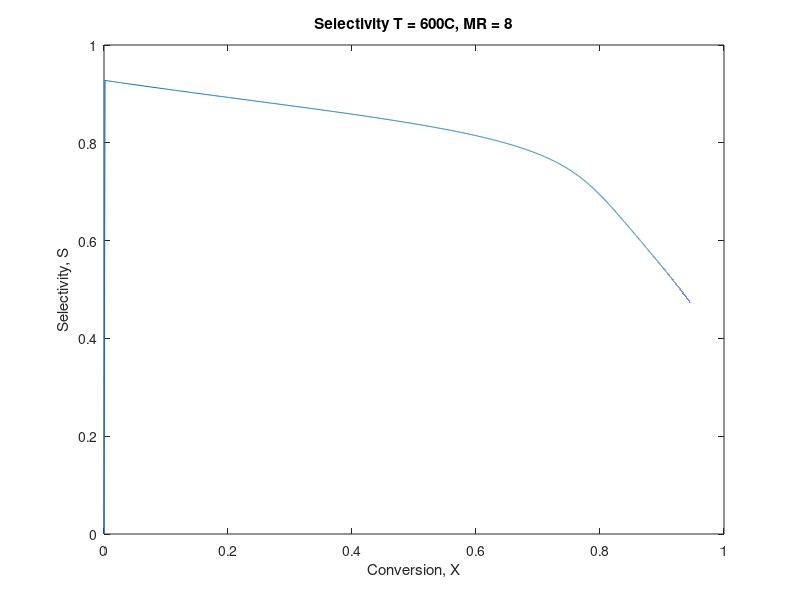
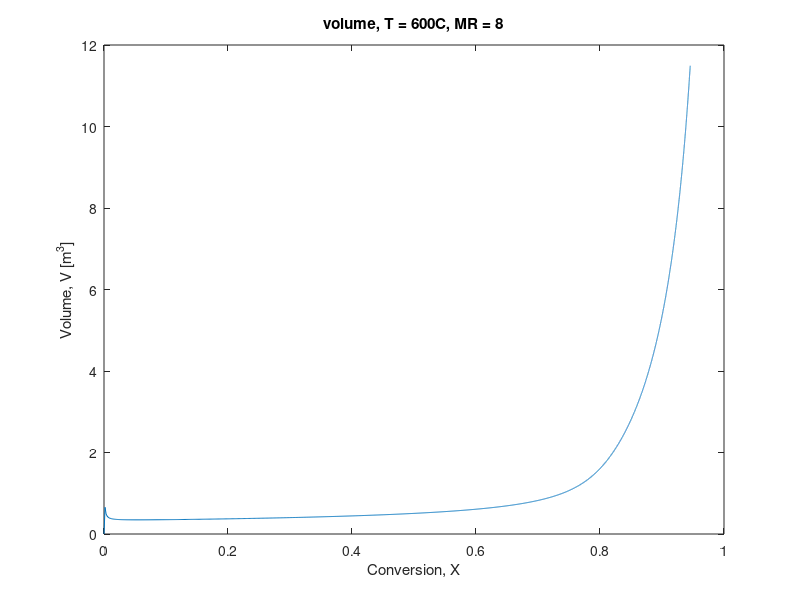

MATLAB code to generate these figures, in order: (Note: this script raises an error after producing the figures.)
clear;
clc;
close all;

% DESCRIPTION -------------------------------------------
% This script is the mainbody of our PFR code. 
% Specifically calculates selectivity vs conversion for PFR reactor
% Then calls functions to calculate volumetric flowrates, tau, molar
% fractions, and economic analysis

% NOTE: most values are outputted in arrays
% -------------------------------------------------------

% ABBREVIATIONS of SPECIES ------------------------------
% ethylbenzene -> eB 
% styrene -> St 
% benzene -> B 
% toulene -> T 
% ethylene -> eN 
% hydrogen -> H2 
% methane -> Me 
% water-> H20
% -------------------------------------------------------

global T MR r R Peb0 Ptot

% Temperature of reactor
T = 600+273; % [kelvin]

% Molar Ratio
MR = 8;   % [steam/feed]

% Gas constants
r = 1.987; % cal/mol K
R = 8.314 * 10^-5; % [m3 bar/K mol]

% Pressure of reactor
Ptot = 2.02; % [bar]

% Initial eb pressure
Peb0 = 1/(1+MR)* Ptot ;

% Initial guess for our inlet
Feb=6; 
Fsteam=Feb*MR*Ptot;

% Density
rho = Ptot/R/T;

% -------------------------------------------------------

%%
global k1 kn1 k2 k3

% Rate constants
k1 = 1.177 * 10^8 * exp(-21708/r/T) ;
kn1 = 20.965 * exp(7804/r/T);
k2 = 9.206 * 10^12 * exp(-45675/r/T) ;
k3 = 4.724 * 10^7 * exp(-18857/r/T) ;

MW_st = 104; % Molecular weight [g/mol]
Pst = 100 * 10^6 / MW_st * 1000; % Product of styrene [mol/yr]
hr_per_yr = 8400; % [hr/yr]
s_per_hr = 3600;

N = 100 ;

% Concentrations of species
Ceb = zeros(N,1);
Cst = Ceb; % mol/m^3
Ch2 = Ceb; % mol/m^3
Cb=Ceb;
Ct=Ceb;
X = Ceb;
s = Ceb;

% Flows in and out
Fin = Ceb;
Fin_tot = Ceb;

q = Ceb;
V = Ceb;


Ceb(1) = (1/(1+MR)) * rho;

% time constant
delta_Tau = 0.00005;

for n = 2:10000
    % CALCULATING CONCENTRATIONS OF EB , ST , H2 ---------------
    Ceb(n) = Ceb(n-1) + delta_Tau * (kn1*R*R*T*T*Cst(n-1)*Ch2(n-1) - k1*R*T*Ceb(n-1) - k2*R*T*Ceb(n-1) - k3*R*R*T*T*Ceb(n-1)*Ch2(n-1));
    Cst(n) = Cst(n-1) + delta_Tau * (k1*R*T*Ceb(n-1) - kn1*R*R*T*T*Cst(n-1)*Ch2(n-1));
    Ch2(n) = Ch2(n-1) + delta_Tau * (k1*R*T*Ceb(n-1) - k3*R*R*T*T*Ceb(n-1)*Ch2(n-1) - kn1*R*R*T*T*Cst(n-1)*Ch2(n-1));
    Cb (n) = Cb (n-1) + delta_Tau * (k2*R*T*Ceb(n-1));
    Ct (n) = Ct (n-1) + delta_Tau * (k3*R*R*T*T*Ceb(n-1)*Ch2(n-1));
    
    % calculating conversion of eB
    X(n) = (Ceb(1) - Ceb(n))./Ceb(1);
    % calculating selectivity of styrene
    s(n,1) = Cst(n)./(Ceb(1) - Ceb(n));
    sb(n,1)= Cb(n)./ (Ceb(1) - Ceb(n));
    st(n,1)= Ct(n)./ (Ceb(1) - Ceb(n));
    % inlet flowrate
    Fin(n) = Pst./X(n)./s(n) / hr_per_yr;   % mol/hr
    
    % total flowrate
    Fin_tot(n) = Fin(n) * (1 + MR);            % mol/hr
    
    % volumetric flowrate
    q(n) = Fin_tot(n) / rho; % m3/hr
    % volume of reactor in m^3
    V(n) = delta_Tau / s_per_hr * n * q(n);
    %%
    % CALCULATING SELECTIVITIES OF ALL RXNS -------------------
    
    % For the matrix:
    % selectivity of rxn 1 -> 1
    % selectivity of rxn 2 -> 2 (benzene and ethylene)
    % selectivity of rxn 3 -> 3 (toluene and methane)
    
    
end
s_123 = [s sb st];
% FIGURE: SELECTIVITY VS CONVERSION
figure
plot(X,s)
xlabel('Conversion, X')
ylabel('Selectivity, S')
title('Selectivity T = 600C, MR = 8')

% FIGURE: VOLUME vs CONVERSION
figure
plot(X,V)
xlabel('Conversion, X')
ylabel('Volume, V [m^3]')
title('volume, T = 600C, MR = 8')



%%
% ---------------------------------------------------------

% CALCULATING ECONOMIC POTENTIAL --------------------------
% Inputs selectivity, molar ratio, and conversion
% Outputs economic potential (EP), economic potential if all byproducts
% sold as fuel  (EP_fuel), and working capital (WC)


[EP,EPF,WC, priceeb, pricest, priceby] = EP_PFR_FINAL_vector(s_123,MR,X);

% ---------------------------------------------------------

% ECONOMIC ANALYSIS ---------------------------------------
% Inputs V, WC, EP, X
% Outputs ROI_BT, TCI, NPVs, etc

[Profit_AT_SV,H_E,SV,P_BT,ROI_BT, reac, V_ft, D_fact, WC_CF, PO_CF , TCI, H, D, FC,TI, SU, WC, Profit_BT, Profit_AT, C_F, Cashflow_d, Bond_Fin, D_CF, NPV_0, NPV_proj,NPV_percent,Depreciation] = conceptual_econ_new(V, WC, EP,X);


% ---------------------------------------------------------
%%
% FIGURE 1: s vs X
% Plots all the different MRs in one plot
figure
plot(X,s,'b-','LineWidth',2)
xlabel('Conversion, X','FontSize',26)
ylabel('Selectivity, S','FontSize',26)
axis([0 1 0 1])
title('PFR; S vs X;  T = 793k')
legend('MR=8','FontSize',20)
set(gca,'FontSize',26)
line([0.75 0.75], ylim,'Color','r','LineStyle','--','LineWidth',2);


% FIGURE 2: V vs X
% Plots volume against conversion
figure
plot(X,V,'b-','LineWidth',2)
xlabel('Conversion, X','FontSize',26)
ylabel('Volume (m^3)','FontSize',26)
% axis([0 1 0 10])
title('PFR; V vs X;  T = 600C')
legend('MR=8','FontSize',20)
line([0.75 0.75], ylim,'Color','r','LineStyle','--','LineWidth',2);

set(gca,'FontSize',26)

%FIGURE 3: EP vs V
%Plots all the economic potentials against corresponding volumes
figure
	plot(V,EP,'b-','LineWidth',2)
        axis([0 2 0 3*10^7])
        ylabel('EP  [$/yr]','FontSize',26)
        xlabel('Volume [m^3]','FontSize',26)
        set(gca,'FontSize',26)




% FIGURE 4: NPV_proj vs X and TCI vs X
% Plots NPV_proj versus conversion and TCi versus conversion
figure
plot(X,NPV_proj,'g-',X,TCI,'b-','LineWidth',3);
legend('Net Present Value','Total Capital Investment') % label left y-axis
ylabel('Dollars [$]')
xlabel('Conversion, X','FontSize',26)
axis([0 0.9 0 10*10^7])
set(gca,'FontSize',26)
line([0.75 0.75], ylim,'Color','r','LineStyle','--','LineWidth',2);


% FIGURE 5: NPV_percent vs X and ROI_BT vs X
% Plots NPV_percent versus conversion and ROI_BT versus conversion



figure
plot(X,NPV_percent,'g-',X,ROI_BT*100,'b-','LineWidth',3);
ylabel('Percent per Year [%/yr]')
legend('Net Present Value' ,'Return on Investment') % label left y-axis
xlabel('Conversion, X','FontSize',26)
axis([0 0.9 0 35])
set(gca,'FontSize',26)
line([0.75 0.75], ylim,'Color','r','LineStyle','--','LineWidth',2);


figure
	plot(s,EP,'b-','LineWidth',2)
        axis([0 1 0 10*10^7])
        ylabel('EP  [$/yr]','FontSize',26)
        xlabel('Selectivity, S','FontSize',26)
        line([0.75 0.75], ylim,'Color','r','LineStyle','--','LineWidth',2);
        set(gca,'FontSize',26)
